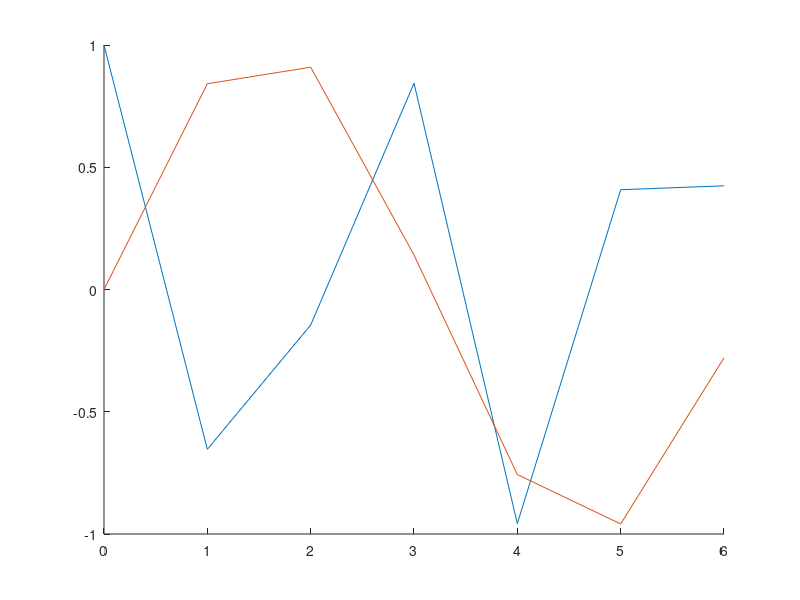

Here is the MATLAB script that generated this plot:
% Jason Vong
% ME 203, Section 1001, 1101
% 9/22/2021
% plots

clear all 
clc
format compact

hold on

x = 0:2*pi
y1 = cos(4*x)
y2 = sin(x)

plot(x,y1)
plot(x,y2)